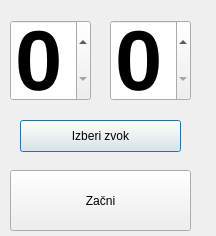
<?xml version="1.0" encoding="UTF-8"?>
<ui version="4.0">
 <class>odstevalnik</class>
 <widget class="QDialog" name="odstevalnik">
  <property name="geometry">
   <rect>
    <x>0</x>
    <y>0</y>
    <width>216</width>
    <height>236</height>
   </rect>
  </property>
  <property name="windowTitle">
   <string>Dialog</string>
  </property>
  <widget class="QSpinBox" name="sbMin">
   <property name="geometry">
    <rect>
     <x>10</x>
     <y>20</y>
     <width>81</width>
     <height>81</height>
    </rect>
   </property>
   <property name="font">
    <font>
     <family>Helvetica</family>
     <pointsize>64</pointsize>
     <weight>75</weight>
     <bold>true</bold>
    </font>
   </property>
  </widget>
  <widget class="QSpinBox" name="sbSek">
   <property name="geometry">
    <rect>
     <x>110</x>
     <y>20</y>
     <width>81</width>
     <height>81</height>
    </rect>
   </property>
   <property name="font">
    <font>
     <family>Helvetica</family>
     <pointsize>64</pointsize>
     <weight>75</weight>
     <bold>true</bold>
    </font>
   </property>
  </widget>
  <widget class="QPushButton" name="btIzberiZvok">
   <property name="geometry">
    <rect>
     <x>20</x>
     <y>120</y>
     <width>161</width>
     <height>32</height>
    </rect>
   </property>
   <property name="text">
    <string>Izberi zvok</string>
   </property>
  </widget>
  <widget class="QPushButton" name="btZacni">
   <property name="geometry">
    <rect>
     <x>10</x>
     <y>170</y>
     <width>181</width>
     <height>61</height>
    </rect>
   </property>
   <property name="text">
    <string>Začni</string>
   </property>
  </widget>
 </widget>
 <resources/>
 <connections/>
</ui>
